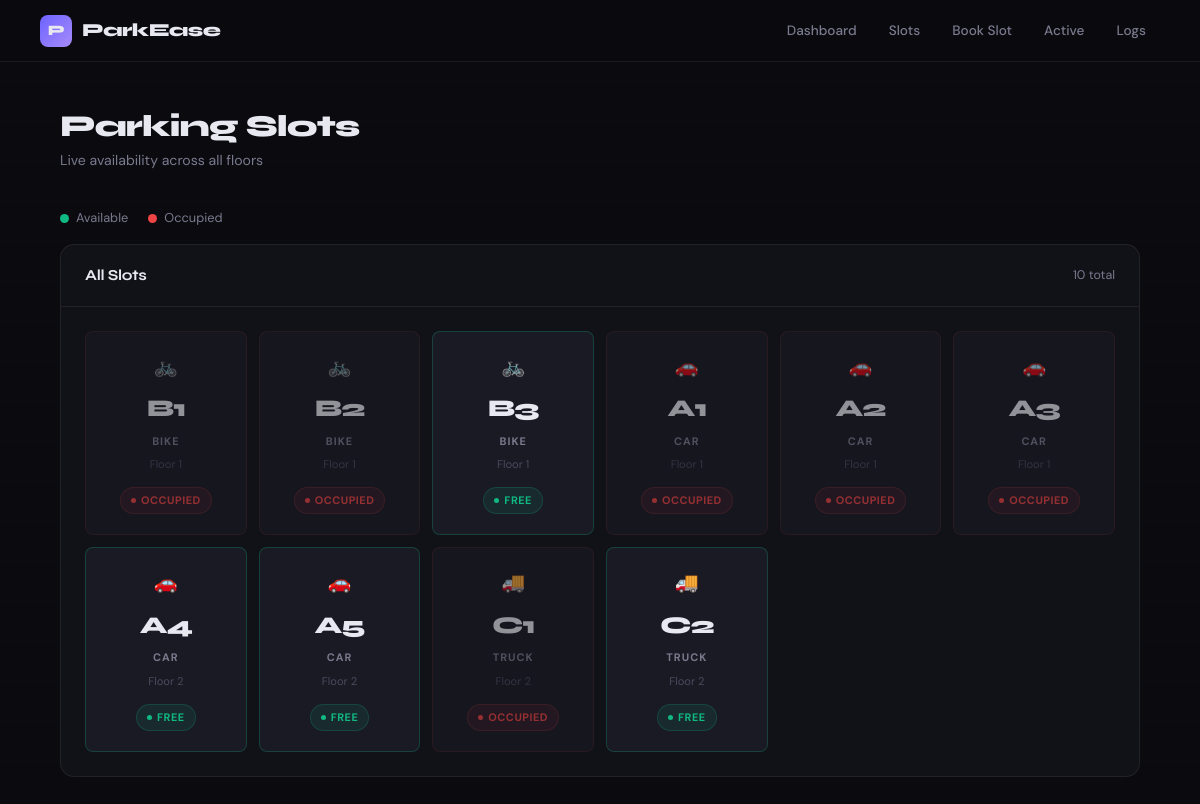
The page /slots on the database as committed earlier.
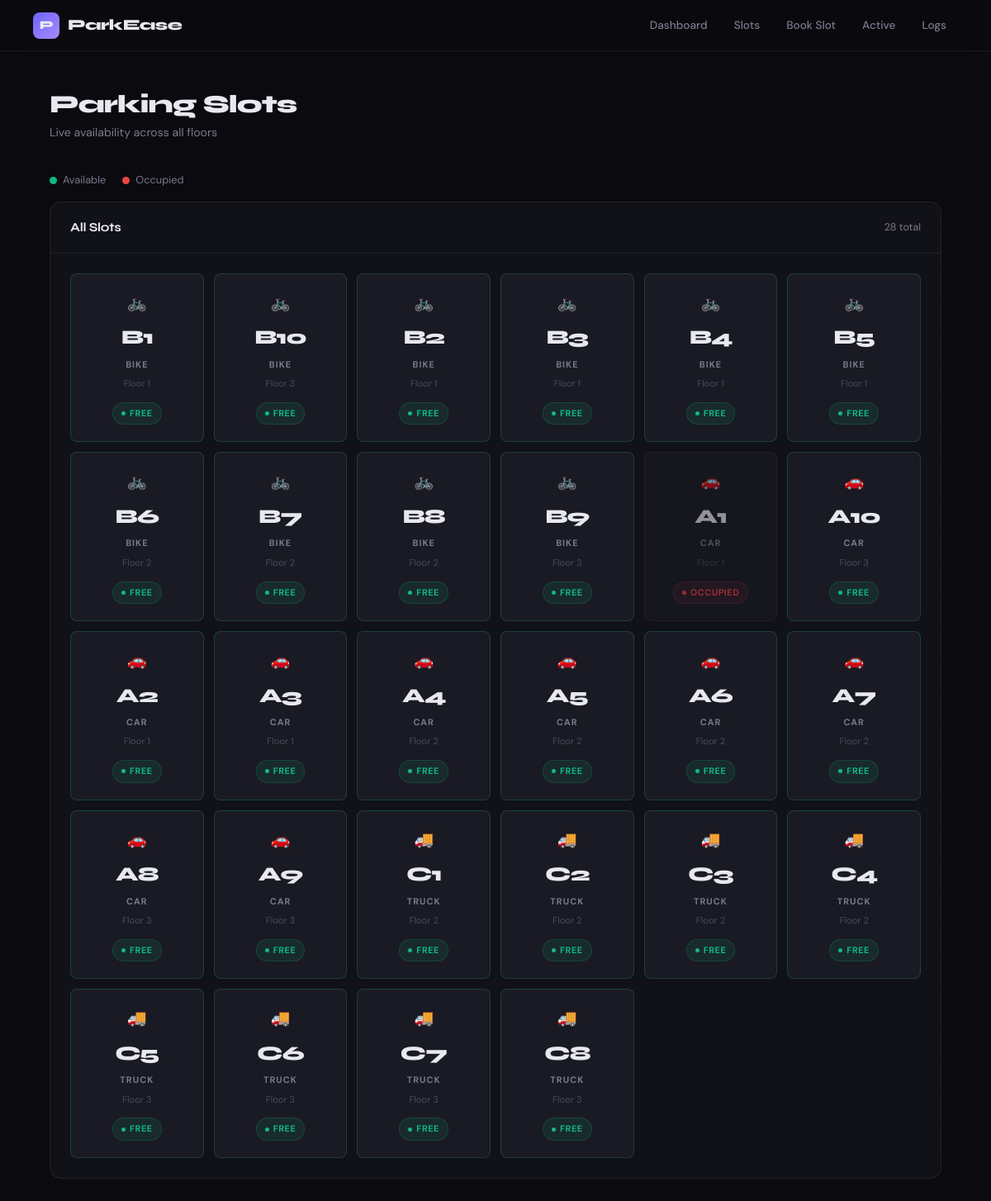
The same page on the database as committed later.
### tables this page shows
CREATE TABLE parking_slots (
    slot_id      INTEGER PRIMARY KEY AUTOINCREMENT,
    slot_number  TEXT UNIQUE NOT NULL,
    slot_type    TEXT NOT NULL CHECK(slot_type IN ('car','bike','truck')),
    floor        INTEGER DEFAULT 1,
    is_available INTEGER DEFAULT 1
);

### app.py (the view)
@app.route('/slots')
def slots():
    try:
        db = get_db()
        all_slots = db.execute("SELECT * FROM parking_slots ORDER BY slot_type, slot_number").fetchall()
        db.close()
        return render_template('slots.html', slots=all_slots)
    except Exception as e:
        return f"<h2>Slots Error</h2><pre>{e}</pre>", 500

### app.py (called while the page is built)
def get_db():
    if not os.path.exists(DB):
        raise RuntimeError(
            f"parking.db not found at {DB} — run: python init_db.py"
        )
    conn = sqlite3.connect(DB)
    conn.row_factory = sqlite3.Row
    conn.execute("PRAGMA foreign_keys = ON")
    return conn

### templates/slots.html (shortened to what this page needs)
<!DOCTYPE html>
<html lang="en">
<head>
  <link rel="stylesheet" href="{{ url_for('static', filename='style.css') }}">
</head>
<body>
  <nav>
    <span class="logo"><span class="logo-icon">P</span> ParkEase</span>
    <a href="/">Dashboard</a>
    <a href="/slots">Slots</a>
    <a href="/book">Book Slot</a>
    <a href="/active">Active</a>
    <a href="/logs">Logs</a>
  </nav>
  <main>
    <div class="page-header">
      <h1>Parking Slots</h1>
      <p>Live availability across all floors</p>
    </div>
    <div class="slot-legend">
      <span class="legend-item"><span class="legend-dot green"></span> Available</span>
      <span class="legend-item"><span class="legend-dot red"></span> Occupied</span>
    </div>
    <div class="section-card" style="margin-top:16px;">
      <div class="section-card-header">
        <h2>All Slots</h2>
        <p>{{ slots|length }} total</p>
      </div>
      <div class="slot-grid">
        {% for slot in slots %}
        <div class="slot-item {{ 'available' if slot.is_available else 'occupied' }}">
          <div class="slot-icon">
            {% if slot.slot_type == 'car' %}&#128663;
            {% elif slot.slot_type == 'bike' %}&#128690;
            {% else %}&#128666;{% endif %}
          </div>
          <div class="slot-num">{{ slot.slot_number }}</div>
          <div class="slot-type-label">{{ slot.slot_type | capitalize }}</div>
          <div class="slot-floor-label">Floor {{ slot.floor }}</div>
          {% if slot.is_available %}
            <span class="badge badge-avail">Free</span>
          {% else %}
            <span class="badge badge-occ">Occupied</span>
          {% endif %}
        </div>
        {% endfor %}
      </div>
    </div>
  </main>
</body>
</html>

Rows that differ between the two databases and show on the page:
changed parking_slots (number 1 of 28 on the later page): is_available "OCCUPIED" → "FREE"
added parking_slots: slot_number "B10", slot_type "BIKE", floor "3", is_available "FREE"
changed parking_slots (number 3 of 28 on the later page): is_available "OCCUPIED" → "FREE"
added parking_slots: slot_number "B4", slot_type "BIKE", floor "1", is_available "FREE"
added parking_slots: slot_number "B5", slot_type "BIKE", floor "1", is_available "FREE"
added parking_slots: slot_number "B6", slot_type "BIKE", floor "2", is_available "FREE"
added parking_slots: slot_number "B7", slot_type "BIKE", floor "2", is_available "FREE"
added parking_slots: slot_number "B8", slot_type "BIKE", floor "2", is_available "FREE"
added parking_slots: slot_number "B9", slot_type "BIKE", floor "3", is_available "FREE"
added parking_slots: slot_number "A10", slot_type "CAR", floor "3", is_available "FREE"
changed parking_slots (number 13 of 28 on the later page): is_available "OCCUPIED" → "FREE"
changed parking_slots (number 14 of 28 on the later page): is_available "OCCUPIED" → "FREE"
added parking_slots: slot_number "A6", slot_type "CAR", floor "2", is_available "FREE"
added parking_slots: slot_number "A7", slot_type "CAR", floor "2", is_available "FREE"
added parking_slots: slot_number "A8", slot_type "CAR", floor "3", is_available "FREE"
added parking_slots: slot_number "A9", slot_type "CAR", floor "3", is_available "FREE"
changed parking_slots (number 21 of 28 on the later page): is_available "OCCUPIED" → "FREE"
added parking_slots: slot_number "C3", slot_type "TRUCK", floor "2", is_available "FREE"
added parking_slots: slot_number "C4", slot_type "TRUCK", floor "2", is_available "FREE"
added parking_slots: slot_number "C5", slot_type "TRUCK", floor "3", is_available "FREE"
added parking_slots: slot_number "C6", slot_type "TRUCK", floor "3", is_available "FREE"
added parking_slots: slot_number "C7", slot_type "TRUCK", floor "3", is_available "FREE"
added parking_slots: slot_number "C8", slot_type "TRUCK", floor "3", is_available "FREE"
Other text that changed with them:
{{ slots|length }}: "10" → "28"
